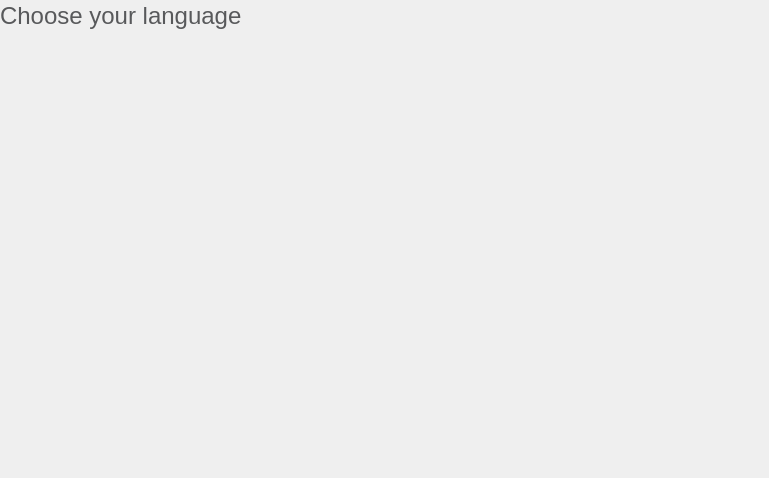
<?xml version="1.0" encoding="UTF-8"?>
<ui version="4.0">
 <class>LanguageWidget</class>
 <widget class="QWidget" name="LanguageWidget">
  <property name="geometry">
   <rect>
    <x>0</x>
    <y>0</y>
    <width>769</width>
    <height>478</height>
   </rect>
  </property>
  <property name="windowTitle">
   <string>Form</string>
  </property>
  <property name="styleSheet">
   <string notr="true">#languageTitle {
	qproperty-alignment: AlignCenter;
	font-size: 24px;
	color: #58595b;
}</string>
  </property>
  <widget class="QWidget" name="gridLayoutWidget">
   <property name="geometry">
    <rect>
     <x>0</x>
     <y>40</y>
     <width>771</width>
     <height>461</height>
    </rect>
   </property>
   <layout class="QGridLayout" name="languageContainer"/>
  </widget>
  <widget class="QLabel" name="languageTitle">
   <property name="geometry">
    <rect>
     <x>0</x>
     <y>0</y>
     <width>771</width>
     <height>31</height>
    </rect>
   </property>
   <property name="styleSheet">
    <string notr="true">#language_message_dialog_title {
	qproperty-alignment: AlignCenter;
	font-size: 24px;
	color: #58595b;
}</string>
   </property>
   <property name="text">
    <string>Choose your language</string>
   </property>
  </widget>
  <widget class="QLabel" name="softwareVersions">
   <property name="geometry">
    <rect>
     <x>18</x>
     <y>500</y>
     <width>731</width>
     <height>20</height>
    </rect>
   </property>
   <property name="styleSheet">
    <string notr="true">#softwareVersions {
	color: #50666666;
	font-family: Muli-SemiBold;
	font-size: 16px;
}</string>
   </property>
   <property name="text">
    <string/>
   </property>
  </widget>
 </widget>
 <resources/>
 <connections/>
</ui>
